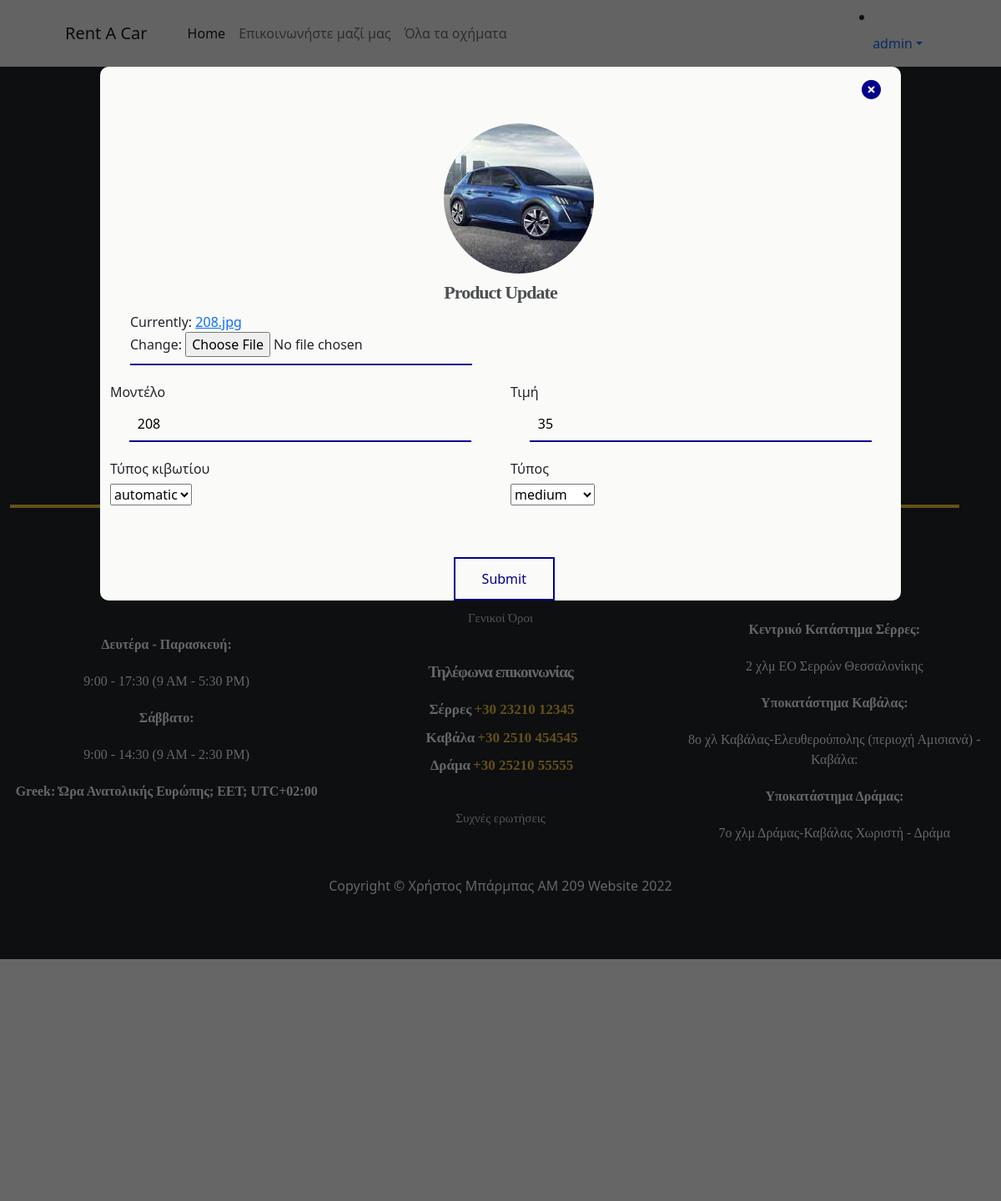
Page /updateProduct/27 (signed in) on the committed database.
### carRental/models.py (models this page shows, shortened)
class Car(models.Model):
    carModel = models.CharField(max_length=100, blank=False, default='')
    manufacturer = models.ForeignKey('Manufacturer', null=True, on_delete=models.CASCADE)
    type = models.CharField(choices=TYPE_CHOICES, default='', max_length=15)
    transmission = models.CharField(choices=TRANSMISSION_CHOICES, default='', max_length=15)
    carImage = models.ImageField(upload_to='images', null=True)
    owner = models.ForeignKey('auth.User', related_name='car', on_delete=models.CASCADE, null=True)
    price = models.CharField(max_length=10, null=True, blank=True)
    insurance = models.IntegerField(null=True, blank=True)
    tank = models.IntegerField(null=True, blank=True)

### carRental/views.py (the view)
# urls.py: path('updateProduct/<str:pk>', views.updateProduct, name='updateProduct'),
@login_required(login_url='home.html')
def updateProduct(request, pk):
    cars = get_object_or_404(Car, pk=pk)
    if request.method == 'POST':
        updateForm = ProductUpdate(request.POST, request.FILES, instance=cars)
        if updateForm.is_valid():
            updateForm.save()
            return redirect('watchFleetProductDetails', pk=cars.pk)
    else:
        updateForm = ProductUpdate(instance=cars)
    context = {
        'cars': cars,
        'updateForm': updateForm,
    }
    return render(request, 'updateProduct.html', context)

### carRental/forms.py
class ProductUpdate(forms.ModelForm):
    TYPE_CHOICES = [('MINI', 'mini'), ('Medium', 'medium'), ('MID_RANGE', 'mid-range'), ('SEDAN', 'sedan'),
                    ('SUV', 'suv')]
    TRANSMISSION_CHOICES = [('MANUAL', 'manual'), ('AUTOMATIC', 'automatic')]
    transmission = forms.ChoiceField(choices=TRANSMISSION_CHOICES),
    type = forms.ChoiceField(choices=TYPE_CHOICES),
    class Meta:
        model = Car
        fields = ['carModel', 'type', 'transmission', 'carImage', 'price', 'insurance', 'tank']
        widgets = {
            'carModel': forms.TextInput(attrs={'class': 'inpBoxCustomer'}),
            'price': forms.TextInput(attrs={'class': 'inpBoxCustomer'}),
            'insurance': forms.TextInput(attrs={'class': 'inpBoxCustomer'}),
            'tank': forms.TextInput(attrs={'class': 'inpBoxCustomer'}),
        }

### carRental/templates/updateProduct.html (shortened to what this page needs)
{% include 'main.html' %}
    <div class="wrapperUpdate">
    </div>
    <div class="blockUpdate">
        <div class="exitUpdate">
            <a class="exitLinkUpdate" href="{% url 'watchFleetProductDetails' pk=cars.pk  %}">
                <i class="exitIconUpdate fas fa-times-circle"></i>
            </a>
        </div>
        <div class="container">
            <div class="row">
                <div class="col-3">
                </div>
                <div class="col-6">
                    <div class="customerPicture customerPictureUpdate">
                        <img class="imgCustomer"  src='{{ cars.carImage.url}}'>
					</div>
                </div>
                <div class="col-3">
                </div>
            </div>
            <div class="row">
                <div class="col-12">
                    <div class="experienceTitle updateTitle">
                        Product Update
                    </div>
                </div>
            </div>
            <form action="" enctype="multipart/form-data" method="POST" >
                <div class="row">
                    <div class="col-md-6 col-12">
                        <div class="boxImgUpdate">
                            {{ updateForm.carImage }}
                        </div>
                    </div>
                </div>
                <div class="row">
                    <div class="col-md-6 col-12">
                        <div class="inputBoxCustomer">
                            <h6> Μοντέλο </h6>
                            {{ updateForm.carModel }}
                        </div>
                    </div>
                    <div class="col-md-6 col-12">
                        <div class="inputBoxCustomer">
                            <h6> Τιμή </h6>
                            {{ updateForm.price  }}
                        </div>
                    </div>
                </div>
                <div class="row">
                    <div class="col-md-6 col-12">
                        <div class="inputBoxCustomer">
                            <h6> Τύπος κιβωτίου </h6>
                            {{ updateForm.transmission  }}
                        </div>
                    </div>
                    <div class="col-md-6 col-12">
                        <div class="inputBoxCustomer" >
                            <h6> Τύπος </h6>
                            {{ updateForm.type  }}
                        </div>
                    </div>
                </div>
                <div class="row">
                    <div class="col-3 ">
                    </div>
                    <div class="col-6 ">
                        <div class="submitUpdate">
                            <button type="submit" class="raise">Submit</button>
                        </div>
                    </div>
                    <div class=" col-3 ">
                    </div>
                </div>
            </form>
        </div>
    </div>

### carRental/templates/navbar.html (shortened to what this page needs)
  {% load static  %}
        <nav class="navbar navbar-expand-lg navbar-light bg-light">
            <div class="container px-4 px-lg-5">
                <a class="navbar-brand" href="{% url 'home' %}">Rent A Car</a>
                <div class="collapse navbar-collapse" id="navbarSupportedContent">
                    <ul class="navbar-nav me-auto mb-2 mb-lg-0 ms-lg-4">
                        <li class="nav-item"><a class="nav-link active" aria-current="page" href="{% url 'home' %}">Home</a></li>
                        <li class="nav-item"><a class="nav-link" href="#footer">Επικοινωνήστε μαζί μας</a></li>
                        <li class="nav-item"><a class="nav-link" href="{% url 'carList' %}">Όλα τα οχήματα</a></li>
                    </ul>
                </div>
                {% if user.is_authenticated %}
                        <li class="nav-item dropdown">
                            <a class="nav-link dropdown-toggle" id="navbarDropdown" href="#" role="button" data-bs-toggle="dropdown" aria-expanded="false">{{ request.user.username}}</a>
                        </li>
                {% else  %}
                        <div>
                            <ul class="navbar-nav me-auto mb-2 mb-lg-0 ms-lg-4">
                                <li class="nav-item"><a class="nav-link" href="{% url 'login1' %}">Είσοδος</a></li>
                            </ul>
                        </div>
                {% endif  %}
            </div>
        </nav>

### carRental/static/css/carTable.css (style rules this page uses)
.experienceTitle { height:9vh; font-family: "Montserrat"; font-size: 22px; opacity: 0.8; font-weight: 700; letter-spacing: -1px; padding-top: 3vh ; text-align: center; margin-bottom: 3vh; }

### carRental/static/css/rental.css (style rules this page uses)
.raise { --color: darkblue; --hover: #425bfc; }
button.raise { background: none; border: 2px solid; font: inherit; line-height: 1; margin: 2vh 1vw; padding: 1em 2em; color: var(--color); -webkit-transition: 0.25s; transition: 0.25s; }

### carRental/static/css/formchose.css (style rules this page uses)
.fas { color: #fcc842; font-size: 21px; }

### carRental/static/css/order.css (style rules this page uses)
::placeholder { color: #c3c3d3; font-family: "Lato"; }

### carRental/static/css/costumer.css (style rules this page uses)
.customerPicture { display: inline-block; position: relative; width: 120px; height: 120px; overflow: hidden; border-radius: 50%; }
img.imgCustomer { width: auto; height: 100%; }
@media (min-width:770px) { .customerPicture { display: inline-block; position: relative; width: 180px; height: 180px; overflow: hidden; border-radius: 50%; } }
@media (min-width:770px) { img.imgCustomer { width: auto; height: 100%; margin-left: -50px; } }

### carRental/static/css/updateCustomer.css (style rules this page uses)
.wrapperUpdate { width: 100%; height: 180vh; background-color: black; position: absolute; left: 0; top: 0; z-index: 10; opacity: 0.6; overflow-x: hidden; }
.blockUpdate { width: 80vw; height: 100vh; background-color: rgb(250, 250, 249); z-index: 12; position: absolute; left: 10vw; top:10vh; border-radius: 10px; opacity: 1; }
.exitUpdate { position:absolute; top:2vh; right: 2vw; }
.exitIconUpdate { font-size: 23px; color: darkblue; }
.customerPictureUpdate { margin-left: 5%; margin-top: 25%; }
.inputBoxCustomer { width: 100%; padding-top: 5%; }
input.inpBoxCustomer { width: 90%; margin-left: 5%; padding: 8px 10px; border: none; outline: none; background-color: inherit; border-bottom: 2px solid darkblue; }
.submitUpdate { margin-top: 10%; }
.boxImgUpdate { margin-left: 2vh; width: 90%; padding-bottom: 8px; border-bottom: 2px solid darkblue; }
@media (min-width:770px) { .blockUpdate { width: 80vw; height: 80vh; left: 10vw; top:10vh; } }
@media (min-width:770px) { .submitUpdate { margin-left: 35%; } }
@media (min-width:770px) { .customerPictureUpdate { margin-left: 35%; margin-top: 15%; } }
@media (min-width:770px) { .boxImgUpdate { margin-left: 3vh; width: 90%; padding-bottom: 8px; border-bottom: 2px solid darkblue; } }
@media (min-width:770px) { .updateTitle { margin-bottom: 0vh; padding-top: 0vh !important; height: 5vh; } }

### rows in the picture
Car: carImage (picture), carModel "208", price "35", transmission "automatic", type "medium"

### other values in the picture
{{ request.user.username }} "admin"
